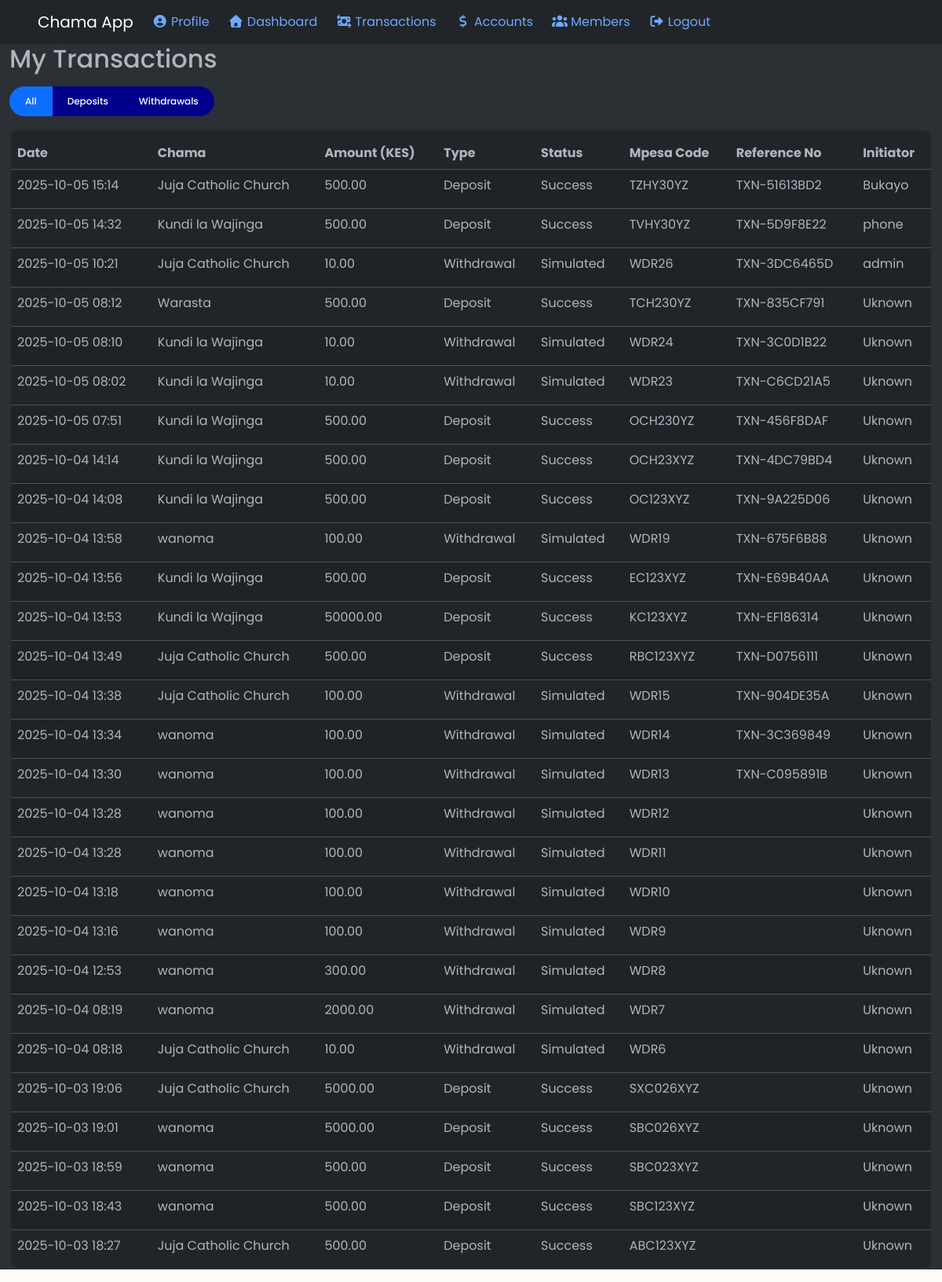
The page /transactions/ (signed in) on the database as committed earlier.
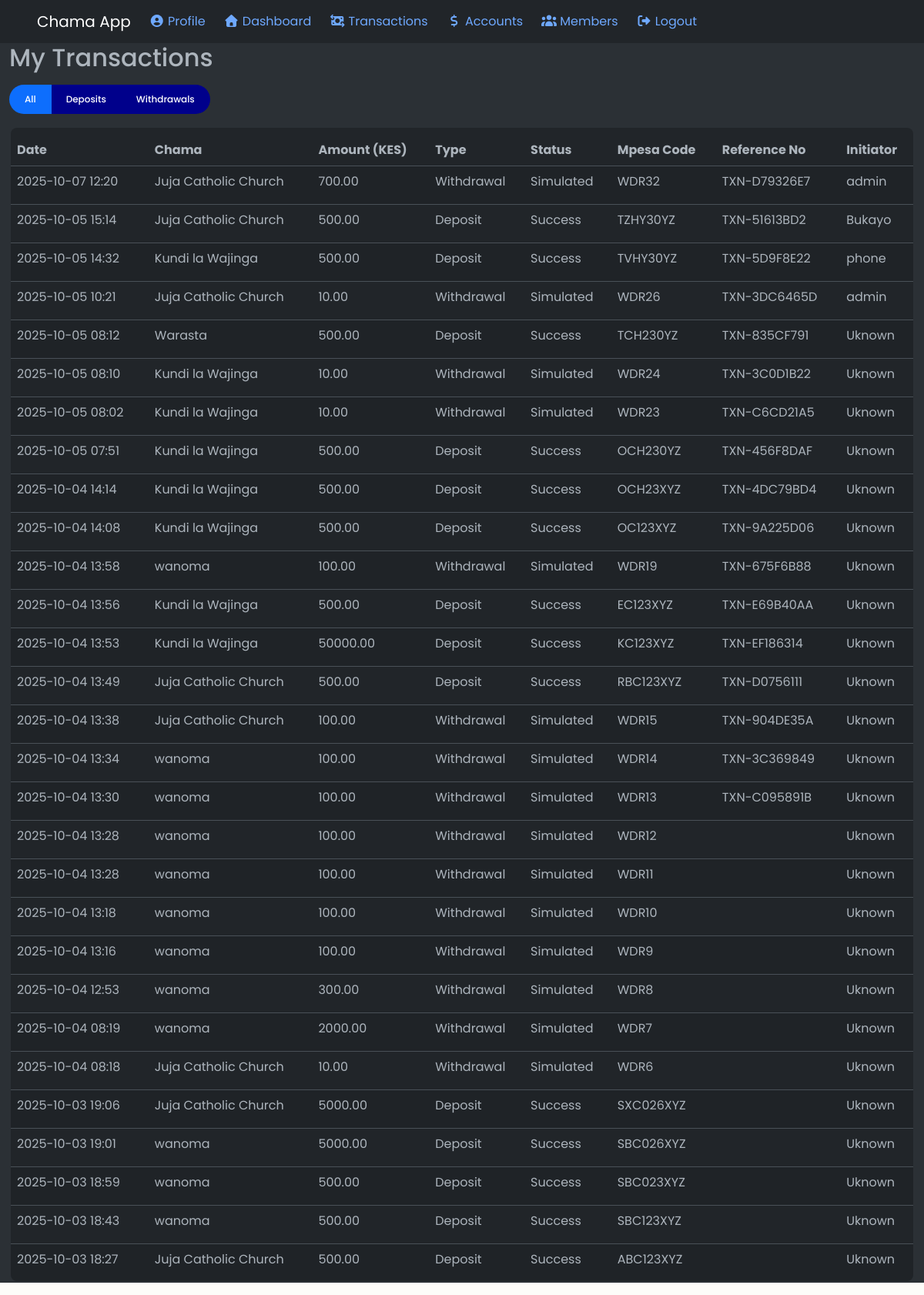
The same page on the database as committed later.
### payments/models.py (models this page shows, shortened)
class Transaction(models.Model):
    TRANSACTION_TYPES = [
        ("deposit", "Deposit"),
        ("withdrawal", "Withdrawal"),
    ]
    chama = models.ForeignKey("app.Chama", on_delete=models.CASCADE, related_name='transactions')
    member = models.ForeignKey(
        "app.Member",
        on_delete = models.SET_NULL,
        null = True,
        blank = True,
        related_name = 'transactions'
    )
    initiated_by = models.CharField(
        max_length = 100,
        blank = True,
        null = True,
        help_text = "Name or identifier of the transaction initiator",
    )
    amount = models.DecimalField(max_digits=10, decimal_places=2)
    checkout_id = models.CharField(max_length=100, unique=True)
    mpesa_code = models.CharField(max_length=100, unique=True)
    phone_number = models.CharField(max_length=15)
    status = models.CharField(max_length=20)
    timestamp = models.DateTimeField(auto_now_add=True)
    transaction_type = models.CharField(
        max_length=20,
        choices=TRANSACTION_TYPES,
        default="deposit"
    )

class AuditLog(models.Model):
    ACTION_TYPES = [
        ("deposit", "Deposit"),
        ("withdrawal", "Withdrawal"),
    ]
    transaction = models.OneToOneField(
        "Transaction",
        on_delete = models.CASCADE,
        related_name = 'audit_log'
    )
    chama = models.ForeignKey("app.Chama", on_delete=models.CASCADE)
    user = models.ForeignKey(settings.AUTH_USER_MODEL, on_delete=models.SET_NULL, null=True, blank=True)
    action_type = models.CharField(max_length=20, choices=ACTION_TYPES)
    amount = models.DecimalField(max_digits=10, decimal_places=2)
    timestamp = models.DateTimeField(auto_now_add=True)
    reference_no = models.CharField(max_length=100, unique=True)
    class Meta:
        ordering = ['-timestamp']
        verbose_name = "Audit Log"
        verbose_name_plural = "Audit Logs"

### app/models.py (models this page shows, shortened)
class Chama(models.Model):
    name = models.CharField(max_length=255)
    description = models.TextField(blank=True, null=True)
    created_by = models.ForeignKey(
        settings.AUTH_USER_MODEL,
        on_delete=models.CASCADE,
        related_name='chamas_created'
    )
    created_at = models.DateTimeField(auto_now_add=True)
    account_number = models.CharField(max_length=50, unique=True, blank=True, null=True)

class Member(models.Model):
    ROLE_CHOICES = [
        ('leader', 'Leader'),
        ('member', 'Member'),
    ]
    user = models.ForeignKey(settings.AUTH_USER_MODEL, on_delete=models.CASCADE)
    chama = models.ForeignKey('Chama', on_delete=models.CASCADE, related_name='members')
    role = models.CharField(max_length=15, choices=ROLE_CHOICES, default='member')
    joined_at = models.DateTimeField(auto_now_add=True)
    class Meta:
        unique_together = ('user', 'chama') # prevents duplicate membership
    """
    How Member Management Works:

    1. When someone creates a Chama, they are automatically assigned as Leader in the Member table.
    2. The Leader can later invite/add members by selecting existing users or entering their email/username.
    3. Each user can belong to multiple Chamas.
    """

class CustomUser(AbstractUser):
    email = models.EmailField(unique=True)
    phone_number = models.CharField(max_length=15, blank=True, null=True)

### app/views.py (the view)
# urls.py: path("transactions/", views.transactions_view, name="transactions"),
def transactions_view(request):
    memberships = Member.objects.filter(user=request.user)
    chamas = [m.chama for m in memberships]
    transactions = Transaction.objects.filter(chama__in=chamas).order_by('-timestamp')
    audit_logs = AuditLog.objects.filter(chama__in=chamas).order_by('-timestamp')
    filter_type = request.GET.get('type', 'all')
    if filter_type == 'deposit':
        transactions = transactions.filter(transaction_type='deposit')
        audit_logs = audit_logs.filter(action_type='deposit')
    elif filter_type == 'withdrawal':
        transactions = transactions.filter(transaction_type='withdrawal')
        audit_logs = audit_logs.filter(action_type='withdrawal')
    context = {
        'transactions': transactions,
        'audit_logs': audit_logs,
        'filter_type': filter_type
    }
    return render(request, 'app/transactions.html', context)

### app/templates/app/transactions.html
{% extends 'app/base.html' %}
{% block content %}
<div class="container-fluid">
  <h2 class="mb-3">My Transactions</h2>
  <div class="btn-group mb-3">
    <a
      href="?type=all"
      class="btn btn-outline-primary {% if filter_type == 'all' %}active{% endif %}"
      >All</a
    >
    <a
      href="?type=deposit"
      class="btn btn-outline-success {% if filter_type == 'deposit' %}active{% endif %}"
      >Deposits</a
    >
    <a
      href="?type=withdrawal"
      class="btn btn-outline-danger {% if filter_type == 'withdrawal' %}active{% endif %}"
      >Withdrawals</a
    >
  </div>
  <table class="table table-striped">
    <thead>
      <tr>
        <th>Date</th>
        <th>Chama</th>
        <th>Amount (KES)</th>
        <th>Type</th>
        <th>Status</th>
        <th>Mpesa Code</th>
        <th>Reference No</th>
        <th>Initiator</th>
      </tr>
    </thead>
    <tbody>
      {% for txn in transactions %}
      <tr>
        <td>{{ txn.timestamp|date:"Y-m-d H:i" }}</td>
        <td>{{ txn.chama.name }}</td>
        <td>{{ txn.amount }}</td>
        <td>{{ txn.transaction_type|title }}</td>
        <td>{{ txn.status }}</td>
        <td>{{ txn.mpesa_code|default:"—" }}</td>
        <td>
          {% for log in audit_logs %}
          {% if log.transaction.id == txn.id %}
          {{ log.reference_no }}
          {% endif %}
          {% endfor %}
        </td>
        <td>
          {% if txn.member %}
          {{ txn.member.user.username }}
          {% elif txn.initiated_by %}
          {{ txn.initiated_by }}
          {% else %}
          Uknown
          {% endif %}
        </td>
      </tr>
      {% empty %}
      <tr>
        <td colspan="7" class="text-center">No transactions found.</td>
      </tr>
      {% endfor %}
    </tbody>
  </table>
</div>
{% endblock %}

Rows that differ between the two databases and show on the page:
added Transaction: timestamp "2025-10-07 12:20", chama.name "Juja Catholic Church", amount "700.00", transaction_type "Withdrawal", status "Simulated", mpesa_code "WDR32", member.user.username "admin"
added AuditLog: reference_no "TXN-D79326E7", shown under "2025-10-07 12:20"
